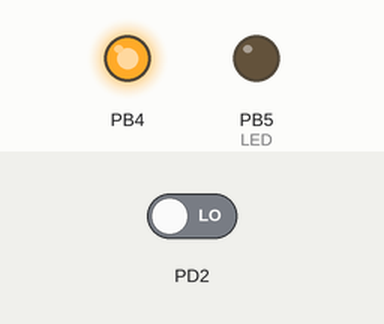
Bench run of a program on a simulated ATmega328P, built with avr-gcc and emulated at 16 MHz. On the bench: output pins drawn as LEDs (lit = HIGH). The test bench sets the inputs (shaded band); at power-on: PD2 LOW.

Above: at 0.1 s.
At 1.2 s:
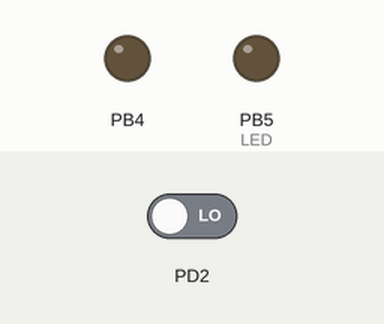
1.3 s: PD2 driven HIGH
At 2.0 s:
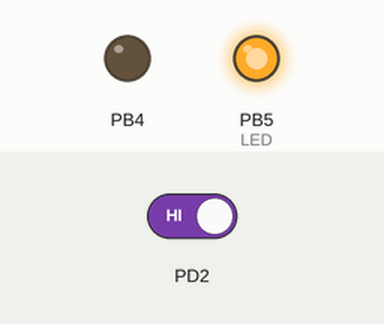
Timing chart, 0 to 4.3 s (numbered marks = the images above; inputs shaded):
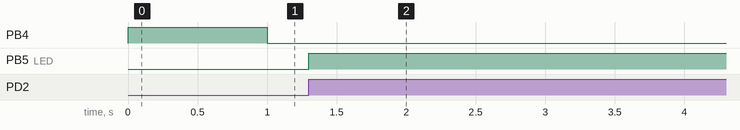

Measured:
- after the input at 1.3 s, PB4: stops changing and stays LOW; PB5 (LED): LOW → HIGH at once

The program:

main.c
```c
/*
 * External_interrupt_new.c
 *
 * Created: 09-12-2025 11:14:25
 * Author : hafna
 */
#define F_CPU 16000000UL
#include <avr/io.h>
#include <avr/interrupt.h>
#include <util/delay.h>

ISR(INT0_vect) {   // ISR for external interrupt 0
	PORTB |= (1<<PB5);   // LED on
	_delay_ms(10000);     // hold for 3 seconds
}

int main(void)
{
	// Configure PD2 (INT0 pin) as input
	DDRD &= ~(1<<DDD2);

	// Configure PB5 and PB4 as outputs
	DDRB |= (1<<DDB5) | (1<<DDB4);

	// Clear any pending INT0 flag
	EIFR |= (1<<INTF0);

	// Enable external interrupt 0
	EIMSK |= (1<<INT0);

	// Configure INT0 for rising edge
	EICRA |=( (1<<ISC01) | (1<<ISC00) );

	// Enable global interrupts
	sei();

	while (1) {
		PORTB &= ~(1<<PB5);   // LED off
		PORTB ^= (1<<PB4);    // Toggle PB4
		_delay_ms(1000);
	}
}
```
